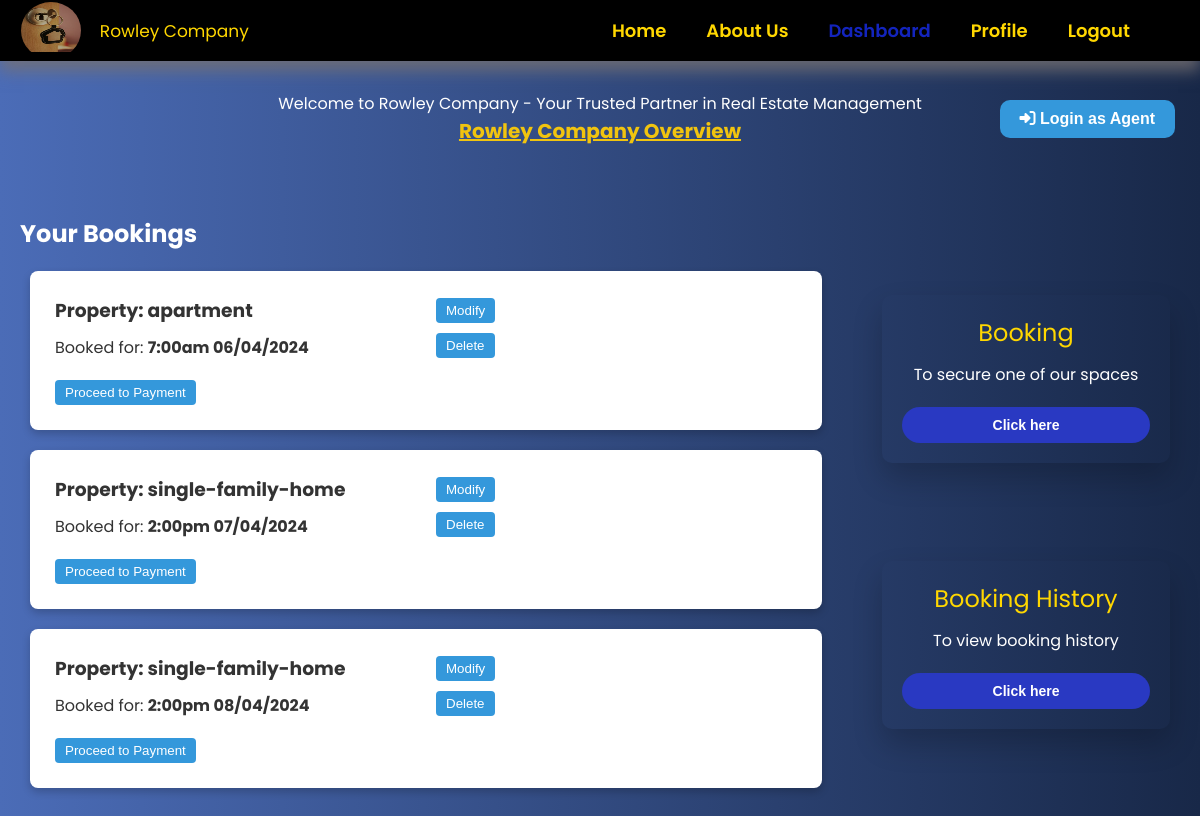
The app's page /client_dashboard (signed in) with its own data.
### project/models.py (models this page shows, shortened)
class Booking(db.Model):
    id = db.Column(db.Integer, primary_key=True)
    username = db.Column(db.String(50), nullable=False)
    email = db.Column(db.String(120), nullable=False)
    telephone = db.Column(db.String(10), nullable=False)
    property_type = db.Column(db.String(50), nullable=False)
    booking_hours = db.Column(db.String(50), nullable=False)
    date = db.Column(db.Date, nullable=False)
    user_id = db.Column(db.Integer, db.ForeignKey('user.id'), nullable=False)

### project/main.py (the view)
@main.route('/client_dashboard')
@login_required
def clientDashboard():
    bookings = Booking.query.filter_by(user_id=current_user.id).all()
    return render_template('clientDashboard.html', active_page='clientDashboard', bookings=bookings)

### project/templates/clientDashboard.html (shortened to what this page needs)
{% extends 'base.html' %}
{% block head %}
  {{super()}}
  <link rel="stylesheet" href="/static/css/dashboard.css">
  <link rel="stylesheet" href="https://code.jquery.com/ui/1.12.1/themes/base/jquery-ui.css">
{% endblock %}
{% block content %}
    <section class="dashboard-section">
        <div id="upper-part">
            <div class="welcome-note">
                <p>Welcome to Rowley Company - Your Trusted Partner in Real Estate Management</p>
                <a  href="{{url_for('main.landingpage')}}"> Rowley Company Overview </a>
            </div>
            <div class="agent-btn">
                <a href="{{url_for('auth.agentLogin')}}"><button><i class="fas fa-sign-in-alt"></i> Login as Agent</button></a>
           </div>
        </div>
        <div class="middle-part">
            <div class="bookings-part">
                <h2> Your Bookings </h2>
                {% for booking in bookings %}
                <div class="booking-card">
                    <div class="booking-detail">
                        <h3> Property: {{ booking.property_type }} </h3>
                        <p> Booked for: <strong> {{ booking.booking_hours}}  {{ booking.date.strftime('%d/%m/%Y') }} </strong></p>
                    </div>
                    <div class="booking-actions">
                        <button class="modify-btn" onclick="showModifyForm('{{ booking.id }}')"> Modify </button>
                        <form action="{{ url_for('client.delete_booking', booking_id=booking.id)}}" method="post" onsubmit="return confirmDelete()">
                            <button type="submit"> Delete </button>
                        </form>
                    </div>
                    <div class="booking-actions">
                        <button onclick="location.href='{{ url_for('client.proceed_to_payment', booking_id=booking.id) }}'"> Proceed to Payment </button>
                    </div>
                </div>
                {% else %}
                <p> No bookings found.</p>
                {% endfor %}
            </div>
            <div class="form-part">
                <div class="form-card">
                    <h2> Booking </h2>
                    <p> To secure one of our spaces  </p>
                    <form action="{{ url_for('main.booking') }}">
                        <button type="submit"> Click here </button>
                    </form>
                </div>
                <div class="form-card">
                    <h2> Booking History </h2>
                    <p> To view booking history </p>
                    <form action="{{ url_for('client.bookingHistory') }}">
                        <button type="submit"> Click here </button>
                    </form>
                </div>
            </div>
        </div>
{% endblock %}

### project/static/css/main.css (style rules this page uses)
* { box-sizing: border-box; margin: 0; padding: 0; }
body { margin: 0; padding: 0; font-family: "Poppins", sans-serif; }

### project/static/css/dashboard.css (style rules this page uses)
body { background: linear-gradient(to right, #4b6cb7, #182848); color: white; }
.dashboard-section { display: flex; flex-direction: column; align-items: center; }
#upper-part { text-align: center; align-items: center; justify-content: center; padding: 15px; width: 100%; display: flex; }
.welcome-note { padding: 15px; }
.welcome-note a { font-size: 1.25rem; font-weight: bold; text-align: center; color: #f1c40f; }
.agent-btn { padding: 15px; position: absolute; right: 10px; }
.agent-btn button { padding: 10px 20px; font-size: 1rem; font-weight: bold; color: #fff; background-color: #3498db; border: none; border-radius: 10px; cursor: pointer; transition: transform 0.3s ease, background-color 0.3s; }
.middle-part { display: grid; grid-template-columns: 70% 30%; gap: 20px; padding: 20px; width: 100%; height: auto; margin-top: 20px; max-width: 1500px; }
.booking-card { background: #ffff; color: #333; padding: 20px; margin: 20px 10px; border-radius: 8px; box-shadow: 0 4px 8px rgba(0, 0, 0, 0.2); display: grid; grid-template-columns: repeat(auto-fill,minmax(250px, 1fr)); gap: 10px; align-items: center; }
.booking-card h3, .booking-card p { margin: 0; padding: 5px; }
.booking-actions button { padding: 5px 10px; margin: 5px; border: none; border-radius: 4px; background-color: #3498db; color: white; cursor: pointer; transition: transform 0.3s ease, background-color 0.3s ease; }
.form-part { width: 100%; padding: 30px; justify-content: space-around; display: flex; align-items: center; flex-direction: column; }
.form-card { min-height: 120px; width: 100%; padding: 20px; border-radius: 10px; box-shadow: 0px 15px 30px rgba(0,0,0,0.2); transition: transform 0.3s; }
.form-card h2 { margin-bottom: 12px; font-weight: 400; text-align: center; color: gold; }
.form-card p { text-align: center; }
.form-card button { width: 100%; padding: 10px; font-size: 14px; font-weight: bold; color: #fff; background-color: rgb(41, 57, 194); border: none; margin-top: 20px; border-radius: 70px; cursor: pointer; }

### records on screen
Booking: property_type "apartment", booking_hours "7:00am", date "06/04/2024"
Booking: property_type "single-family-home", booking_hours "2:00pm", date "07/04/2024"
Booking: property_type "single-family-home", booking_hours "2:00pm", date "08/04/2024"
